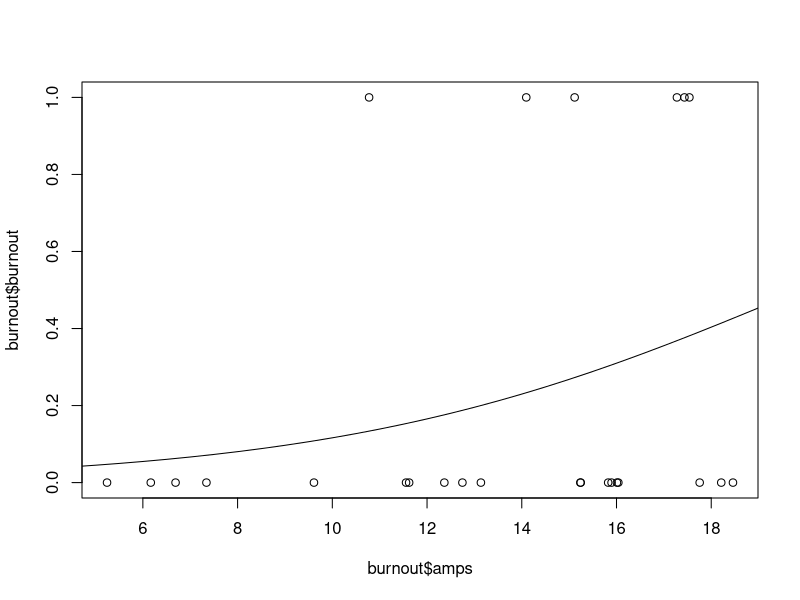

The R script that drew this image:
## ---- chunk 1
sens <- 72/(72 + 40); sens
spec <- 224/(224 + 55); spec
false_pos <- 55/(55 + 224); false_pos
false_neg <- 40/(40 + 72); false_neg
## ---- chunk 2
data <- read.table("Biden.txt", header = TRUE)
head(data)
## ---- chunk 3
fit <- glm(y ~ age + gender + z1 + z2 + z3, family = binomial, data = data)
summary(fit)
## ---- chunk 4
pi <- predict.glm(fit, data.frame(age = 30, gender = 1, z1 = 1, z2 = 1, z3 = 0),
            type = "response",se.fit = TRUE)
## ---- chunk 5
pi$fit*(1 - pi$fit)*0.009696
## ---- chunk 6
pi$fit + c(-1,1) * (1.96 * pi$se.fit)
## ---- chunk 7
1 - exp(-.947637)
## ---- chunk 8
library(lmtest)
fit_reduced <- glm(y ~ z1 + z2 + z3, family = binomial, data = data)
lrtest(fit_reduced, fit)
## ---- chunk 9
fit_reduced_2 <- glm(y ~ age + z1 + z2 + z3, family = binomial, data = data)
lrtest(fit_reduced_2, fit)
## ---- chunk 10
burnout <- read.table("burnout.txt",header = TRUE)
head(burnout)
## ---- chunk 11
fit <- glm(burnout ~ amps, family = binomial, data = burnout)
summary(fit)
## ---- chunk 12
plot(burnout$amps, burnout$burnout)
amps_seq = seq(0,20,.5)
probs = predict.glm(fit, data.frame(amps = amps_seq), type = "response")
lines(amps_seq,probs)
## ---- chunk 13
cremling = read.table("cremling.txt", header = TRUE)
head(cremling)
## ---- chunk 14
fit <- glm(eggs ~ temperature + humidity, family = poisson(), data = cremling)
summary(fit)
## ---- chunk 15
predict.glm(fit, newdata = data.frame(temperature = 60, humidity = 40),
            type = "response")
